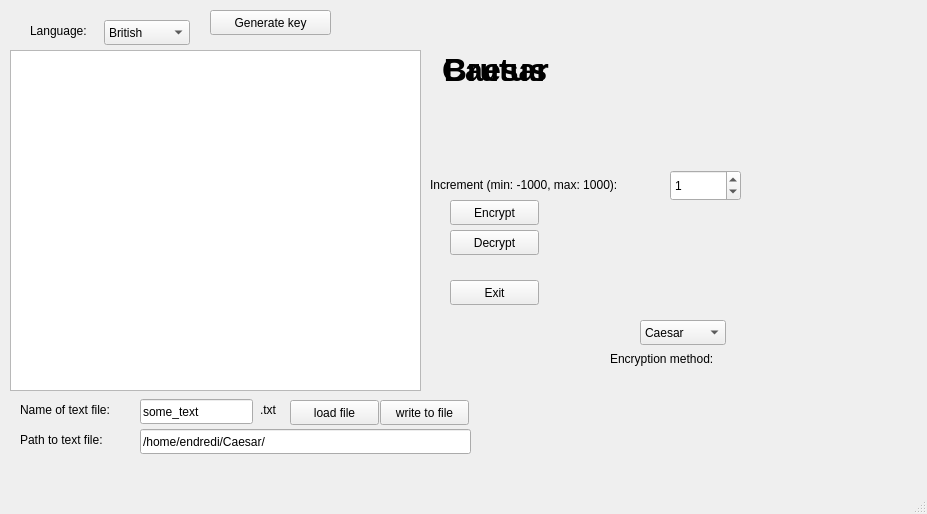
<?xml version="1.0" encoding="UTF-8"?>
<ui version="4.0">
 <class>Caesar</class>
 <widget class="QMainWindow" name="Caesar">
  <property name="geometry">
   <rect>
    <x>0</x>
    <y>0</y>
    <width>927</width>
    <height>514</height>
   </rect>
  </property>
  <property name="windowTitle">
   <string>Caesar</string>
  </property>
  <widget class="QWidget" name="centralwidget">
   <widget class="QLabel" name="title_caesar">
    <property name="geometry">
     <rect>
      <x>370</x>
      <y>50</y>
      <width>251</width>
      <height>41</height>
     </rect>
    </property>
    <property name="text">
     <string>&lt;html&gt;&lt;head/&gt;&lt;body&gt;&lt;p align=&quot;center&quot;&gt;&lt;span style=&quot; font-size:24pt; font-weight:700;&quot;&gt;Caesar&lt;/span&gt;&lt;/p&gt;&lt;/body&gt;&lt;/html&gt;</string>
    </property>
   </widget>
   <widget class="QPushButton" name="pushButton_Encrypt">
    <property name="geometry">
     <rect>
      <x>450</x>
      <y>200</y>
      <width>89</width>
      <height>25</height>
     </rect>
    </property>
    <property name="text">
     <string>Encrypt</string>
    </property>
   </widget>
   <widget class="QPushButton" name="pushButton_Decrypt">
    <property name="geometry">
     <rect>
      <x>450</x>
      <y>230</y>
      <width>89</width>
      <height>25</height>
     </rect>
    </property>
    <property name="text">
     <string>Decrypt</string>
    </property>
   </widget>
   <widget class="QPushButton" name="pushButton_Exit">
    <property name="geometry">
     <rect>
      <x>450</x>
      <y>280</y>
      <width>89</width>
      <height>25</height>
     </rect>
    </property>
    <property name="text">
     <string>Exit</string>
    </property>
   </widget>
   <widget class="QLineEdit" name="fileLocation">
    <property name="geometry">
     <rect>
      <x>140</x>
      <y>429</y>
      <width>331</width>
      <height>25</height>
     </rect>
    </property>
    <property name="text">
     <string>/home/endredi/Caesar/</string>
    </property>
   </widget>
   <widget class="QLineEdit" name="fileName">
    <property name="geometry">
     <rect>
      <x>140</x>
      <y>399</y>
      <width>113</width>
      <height>25</height>
     </rect>
    </property>
    <property name="text">
     <string>some_text</string>
    </property>
   </widget>
   <widget class="QLabel" name="label_file_name">
    <property name="geometry">
     <rect>
      <x>20</x>
      <y>399</y>
      <width>121</width>
      <height>21</height>
     </rect>
    </property>
    <property name="text">
     <string>Name of text file:</string>
    </property>
   </widget>
   <widget class="QLabel" name="label_file_location">
    <property name="geometry">
     <rect>
      <x>20</x>
      <y>429</y>
      <width>121</width>
      <height>21</height>
     </rect>
    </property>
    <property name="text">
     <string>Path to text file:</string>
    </property>
   </widget>
   <widget class="QLabel" name="label_txt">
    <property name="geometry">
     <rect>
      <x>260</x>
      <y>400</y>
      <width>31</width>
      <height>20</height>
     </rect>
    </property>
    <property name="text">
     <string>.txt</string>
    </property>
   </widget>
   <widget class="QLabel" name="label_increment">
    <property name="geometry">
     <rect>
      <x>430</x>
      <y>169</y>
      <width>241</width>
      <height>31</height>
     </rect>
    </property>
    <property name="text">
     <string>Increment (min: -1000, max: 1000):</string>
    </property>
   </widget>
   <widget class="QSpinBox" name="increment">
    <property name="geometry">
     <rect>
      <x>670</x>
      <y>170</y>
      <width>71</width>
      <height>31</height>
     </rect>
    </property>
    <property name="minimum">
     <number>-1000</number>
    </property>
    <property name="maximum">
     <number>1000</number>
    </property>
    <property name="value">
     <number>1</number>
    </property>
   </widget>
   <widget class="QComboBox" name="language">
    <property name="geometry">
     <rect>
      <x>104</x>
      <y>20</y>
      <width>86</width>
      <height>25</height>
     </rect>
    </property>
    <item>
     <property name="text">
      <string>British</string>
     </property>
    </item>
    <item>
     <property name="text">
      <string>Norwegian</string>
     </property>
    </item>
   </widget>
   <widget class="QLabel" name="label_language">
    <property name="geometry">
     <rect>
      <x>30</x>
      <y>20</y>
      <width>71</width>
      <height>21</height>
     </rect>
    </property>
    <property name="text">
     <string>Language:</string>
    </property>
   </widget>
   <widget class="QComboBox" name="method">
    <property name="geometry">
     <rect>
      <x>640</x>
      <y>320</y>
      <width>86</width>
      <height>25</height>
     </rect>
    </property>
    <item>
     <property name="text">
      <string>Caesar</string>
     </property>
    </item>
    <item>
     <property name="text">
      <string>Brutus</string>
     </property>
    </item>
   </widget>
   <widget class="QLabel" name="label_method">
    <property name="enabled">
     <bool>true</bool>
    </property>
    <property name="geometry">
     <rect>
      <x>610</x>
      <y>350</y>
      <width>151</width>
      <height>17</height>
     </rect>
    </property>
    <property name="text">
     <string>Encryption method:</string>
    </property>
   </widget>
   <widget class="QPushButton" name="generate_key">
    <property name="enabled">
     <bool>true</bool>
    </property>
    <property name="geometry">
     <rect>
      <x>210</x>
      <y>10</y>
      <width>121</width>
      <height>25</height>
     </rect>
    </property>
    <property name="text">
     <string>Generate key</string>
    </property>
   </widget>
   <widget class="QLabel" name="title_brutus">
    <property name="geometry">
     <rect>
      <x>370</x>
      <y>50</y>
      <width>251</width>
      <height>41</height>
     </rect>
    </property>
    <property name="text">
     <string>&lt;html&gt;&lt;head/&gt;&lt;body&gt;&lt;p align=&quot;center&quot;&gt;&lt;span style=&quot; font-size:24pt; font-weight:700;&quot;&gt;Brutus&lt;/span&gt;&lt;/p&gt;&lt;/body&gt;&lt;/html&gt;</string>
    </property>
   </widget>
   <widget class="QTextEdit" name="output">
    <property name="geometry">
     <rect>
      <x>10</x>
      <y>50</y>
      <width>411</width>
      <height>341</height>
     </rect>
    </property>
   </widget>
   <widget class="QPushButton" name="pushButton_LoadFile">
    <property name="geometry">
     <rect>
      <x>290</x>
      <y>400</y>
      <width>89</width>
      <height>25</height>
     </rect>
    </property>
    <property name="text">
     <string>load file</string>
    </property>
   </widget>
   <widget class="QPushButton" name="pushButton_Write2File">
    <property name="geometry">
     <rect>
      <x>380</x>
      <y>400</y>
      <width>89</width>
      <height>25</height>
     </rect>
    </property>
    <property name="text">
     <string>write to file</string>
    </property>
   </widget>
  </widget>
  <widget class="QMenuBar" name="menubar">
   <property name="geometry">
    <rect>
     <x>0</x>
     <y>0</y>
     <width>927</width>
     <height>22</height>
    </rect>
   </property>
  </widget>
  <widget class="QStatusBar" name="statusbar"/>
 </widget>
 <resources/>
 <connections/>
</ui>
